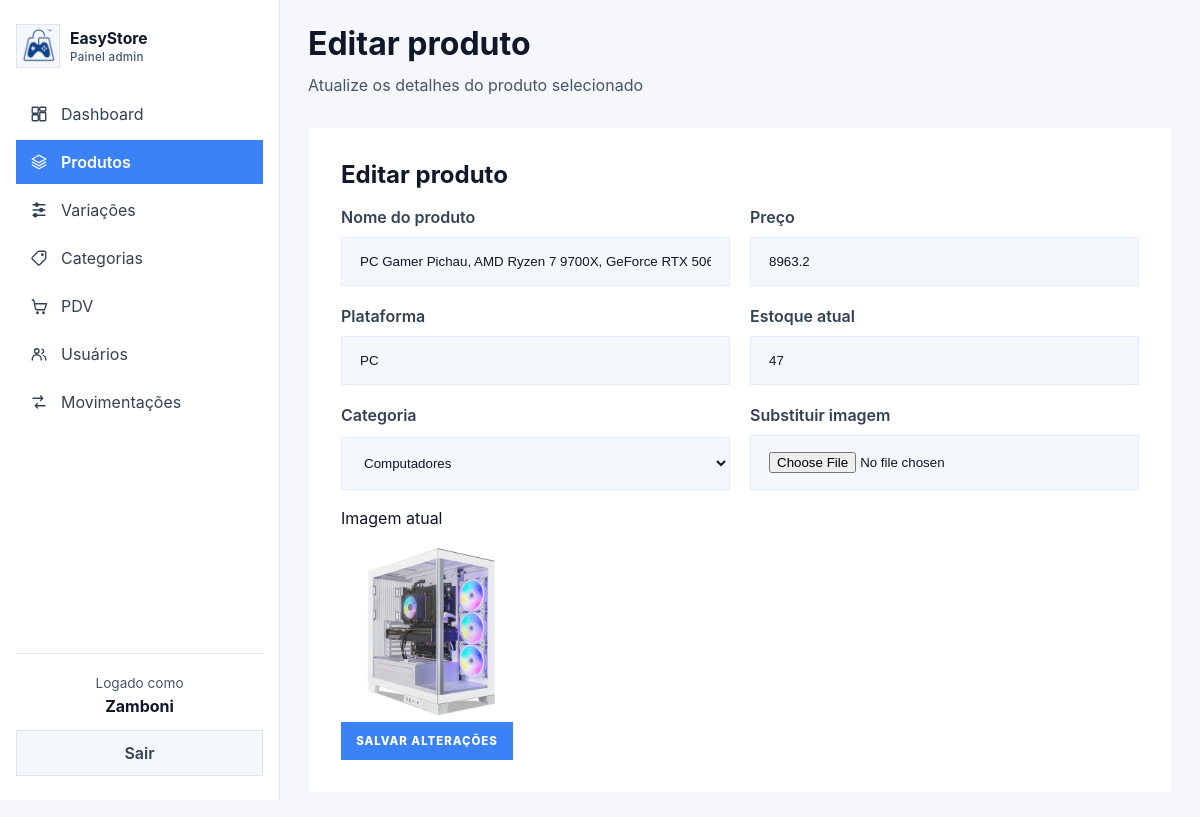
The app's page /produtos/22/editar (signed in), older data.
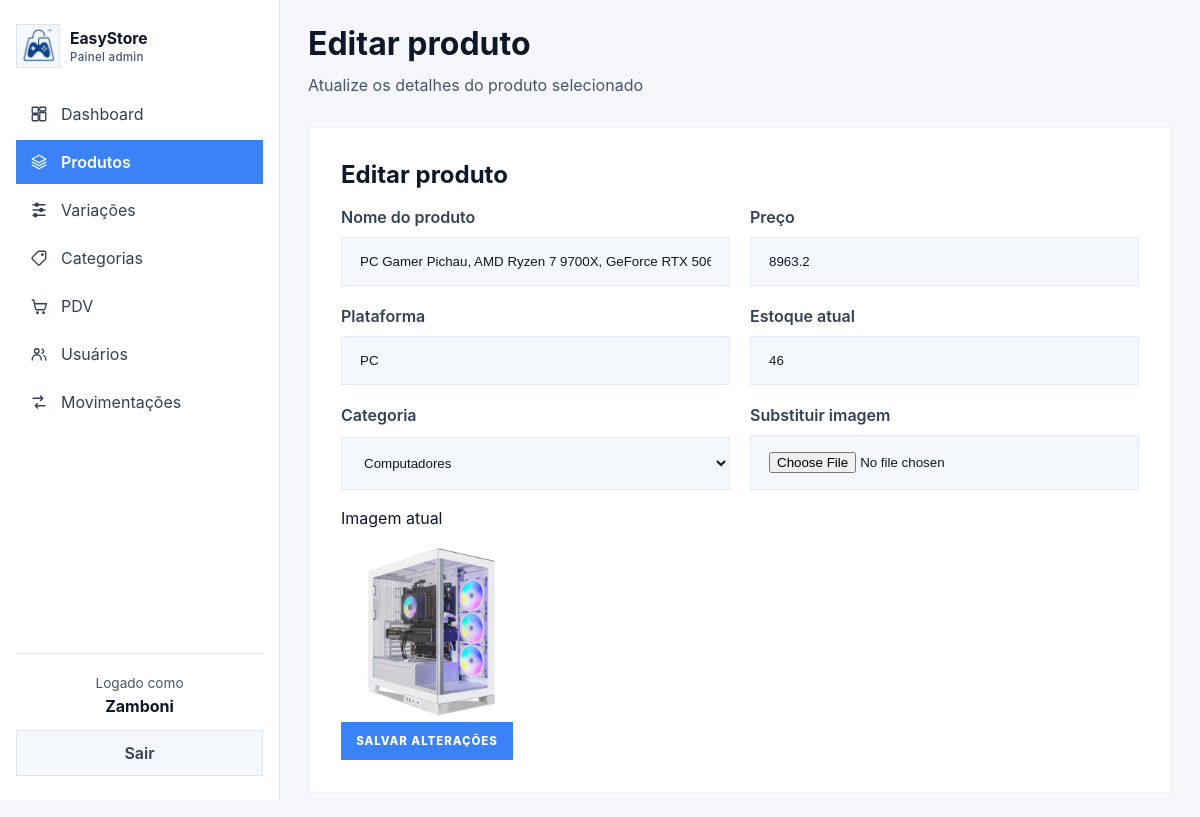
The same page, newer data.
### app/models/produto.py (models this page shows, shortened)
class Produto(Base):
    __tablename__ = "produtos"
    id = Column(Integer, primary_key=True, autoincrement=True, index=True)
    nome = Column(String(167), nullable=False, index=True)
    preco = Column(Float, nullable=False, default=0.0)
    plataforma = Column(String(100), nullable=False)
    descricao = Column(String(255), nullable=True)
    estoque_atual = Column(Integer, nullable=False, default=0)
    estoque_minimo = Column(Integer, nullable=False, default=5)
    ativo = Column(Boolean, default=True)
    imagem_path = Column(String(255), nullable=True)
    categoria_id = Column(Integer, ForeignKey("categorias.id", ondelete="SET NULL"), nullable=True)
    categoria = relationship("Categoria", back_populates="produtos")
    variacoes = relationship("ProdutoVariacao", back_populates="produto", cascade="all, delete-orphan")

### app/models/categoria.py (models this page shows)
class Categoria(Base):
    __tablename__ = "categorias"
    id = Column(Integer, primary_key=True, autoincrement=True, index=True)
    nome = Column(String(167), nullable=False, unique=True)
    descricao = Column(String(255), nullable=True)
    ativo = Column(Boolean, default=True)
    produtos = relationship("Produto", back_populates="categoria", lazy="select")

### app/controllers/produto_controller.py (the view)
@router.get("/{produto_id}/editar")
def form_editar_produto(
    produto_id: int,
    request: Request,
    db: Session = Depends(get_db),
    admin = Depends(get_admin)
):
    editando   = db.query(Produto).filter(Produto.id == produto_id).first()
    categorias = db.query(Categoria).filter(Categoria.ativo == True).all()
    if not editando:
        return RedirectResponse(url="/produtos", status_code=302)
    return templates.TemplateResponse(
        request,
        "admin/form.html",
        {
            "request":      request,
            "usuario":      admin,
            "editando":     editando,
            "categorias":   categorias,
            "page_title":   "Editar produto",
            "page_subtitle":"Atualize os detalhes do produto selecionado",
            "css_path":     "css/cadastros.css",
            "active":       "produtos",
        }
    )

### app/templates/admin/form.html (shortened to what this page needs)
{% extends "admin/base.html" %}
{% block content %}
<div class="form-card">
  <h2>Editar produto</h2>
  <form action="/produtos/{{ editando.id }}/editar" method="post" enctype="multipart/form-data">
    <div class="form-grid">
      <div class="input-group">
        <label>Nome do produto</label>
        <input type="text" name="nome" value="{{ editando.nome }}" required>
      </div>
      <div class="input-group">
        <label>Preço</label>
        <input type="number" step="0.01" name="preco" value="{{ editando.preco }}" required>
      </div>
      <div class="input-group">
        <label>Plataforma</label>
        <input type="text" name="plataforma" value="{{ editando.plataforma }}" required>
      </div>
      <div class="input-group">
        <label>Estoque atual</label>
        <input type="number" name="estoque_atual" value="{{ editando.estoque_atual }}" required>
      </div>
      <div class="input-group">
        <label>Categoria</label>
        <select name="categoria_id">
          {% for categoria in categorias %}
          <option value="{{ categoria.id }}" {% if editando.categoria_id == categoria.id %}selected{% endif %}>{{ categoria.nome }}</option>
          {% endfor %}
        </select>
      </div>
      <div class="input-group">
        <label>Substituir imagem</label>
        <input type="file" name="imagem" accept="image/png, image/jpeg, image/webp">
      </div>
    </div>
    <div class="field-preview">
      <span>Imagem atual</span>
      <img src="{{ editando.imagem_url }}" alt="{{ editando.nome }}">
    </div>
    <button type="submit" class="btn btn-primary">Salvar alterações</button>
  </form>
</div>
{% endblock %}

Row changes from the older to the newer data that the page shows:
changed Produto "PC": estoque_atual "47" → "46"
